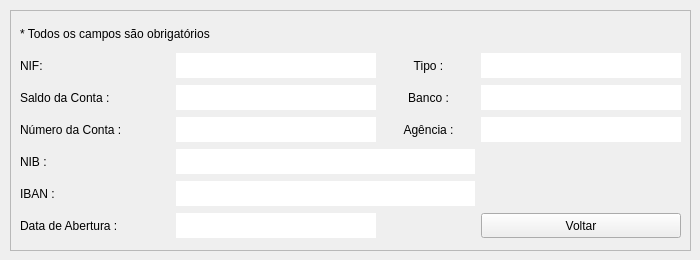
         <widget class="QWidget" name="tab_consultarConta">
          <attribute name="title">
           <string>Consultar Conta</string>
          </attribute>
          <widget class="QFrame" name="frame_consultarConta">
           <property name="geometry">
            <rect>
             <x>10</x>
             <y>10</y>
             <width>681</width>
             <height>241</height>
            </rect>
           </property>
           <property name="frameShape">
            <enum>QFrame::StyledPanel</enum>
           </property>
           <property name="frameShadow">
            <enum>QFrame::Raised</enum>
           </property>
           <layout class="QGridLayout" name="gridLayout_10">
            <item row="6" column="0">
             <widget class="QLabel" name="label_titConsultarIbanConta">
              <property name="minimumSize">
               <size>
                <width>150</width>
                <height>25</height>
               </size>
              </property>
              <property name="maximumSize">
               <size>
                <width>150</width>
                <height>25</height>
               </size>
              </property>
              <property name="styleSheet">
               <string notr="true">font: 12pt &quot;Segoe UI&quot;;</string>
              </property>
              <property name="text">
               <string>IBAN :</string>
              </property>
              <property name="alignment">
               <set>Qt::AlignJustify|Qt::AlignVCenter</set>
              </property>
             </widget>
            </item>
            <item row="2" column="0">
             <widget class="QLabel" name="label_titConsultarNifConta">
              <property name="minimumSize">
               <size>
                <width>150</width>
                <height>25</height>
               </size>
              </property>
              <property name="maximumSize">
               <size>
                <width>150</width>
                <height>25</height>
               </size>
              </property>
              <property name="styleSheet">
               <string notr="true">font: 12pt &quot;Segoe UI&quot;;</string>
              </property>
              <property name="text">
               <string>NIF:</string>
              </property>
              <property name="alignment">
               <set>Qt::AlignJustify|Qt::AlignVCenter</set>
              </property>
             </widget>
            </item>
            <item row="2" column="1" colspan="2">
             <widget class="QLabel" name="label_consultarNifConta">
              <property name="minimumSize">
               <size>
                <width>200</width>
                <height>25</height>
               </size>
              </property>
              <property name="maximumSize">
               <size>
                <width>200</width>
                <height>25</height>
               </size>
              </property>
              <property name="styleSheet">
               <string notr="true">background-color: rgb(255, 255, 255);
font: 12pt &quot;Segoe UI&quot;;</string>
              </property>
              <property name="text">
               <string/>
              </property>
              <property name="alignment">
               <set>Qt::AlignLeading|Qt::AlignLeft|Qt::AlignVCenter</set>
              </property>
             </widget>
            </item>
            <item row="4" column="0">
             <widget class="QLabel" name="label_titConsultarNumConta">
              <property name="minimumSize">
               <size>
                <width>150</width>
                <height>25</height>
               </size>
              </property>
              <property name="maximumSize">
               <size>
                <width>150</width>
                <height>25</height>
               </size>
              </property>
              <property name="styleSheet">
               <string notr="true">font: 12pt &quot;Segoe UI&quot;;</string>
              </property>
              <property name="text">
               <string>Número da Conta :</string>
              </property>
              <property name="alignment">
               <set>Qt::AlignJustify|Qt::AlignVCenter</set>
              </property>
             </widget>
            </item>
            <item row="5" column="0">
             <widget class="QLabel" name="label_titConsultarNibConta">
              <property name="minimumSize">
               <size>
                <width>150</width>
                <height>25</height>
               </size>
              </property>
              <property name="maximumSize">
               <size>
                <width>150</width>
                <height>25</height>
               </size>
              </property>
              <property name="styleSheet">
               <string notr="true">font: 12pt &quot;Segoe UI&quot;;</string>
              </property>
              <property name="text">
               <string>NIB :</string>
              </property>
              <property name="alignment">
               <set>Qt::AlignJustify|Qt::AlignVCenter</set>
              </property>
             </widget>
            </item>
            <item row="3" column="1" colspan="2">
             <widget class="QLabel" name="label_consultarSaldoConta">
              <property name="minimumSize">
               <size>
                <width>200</width>
                <height>25</height>
               </size>
              </property>
              <property name="maximumSize">
               <size>
                <width>200</width>
                <height>25</height>
               </size>
              </property>
              <property name="styleSheet">
               <string notr="true">background-color: rgb(255, 255, 255);
font: 12pt &quot;Segoe UI&quot;;</string>
              </property>
              <property name="text">
               <string/>
              </property>
              <property name="alignment">
               <set>Qt::AlignLeading|Qt::AlignLeft|Qt::AlignVCenter</set>
              </property>
             </widget>
            </item>
            <item row="7" column="1" colspan="2">
             <widget class="QLabel" name="label_consultarDataAberturaConta">
              <property name="minimumSize">
               <size>
                <width>200</width>
                <height>25</height>
               </size>
              </property>
              <property name="maximumSize">
               <size>
                <width>200</width>
                <height>25</height>
               </size>
              </property>
              <property name="styleSheet">
               <string notr="true">background-color: rgb(255, 255, 255);
font: 12pt &quot;Segoe UI&quot;;</string>
              </property>
              <property name="text">
               <string/>
              </property>
              <property name="alignment">
               <set>Qt::AlignLeading|Qt::AlignLeft|Qt::AlignVCenter</set>
              </property>
             </widget>
            </item>
            <item row="3" column="0">
             <widget class="QLabel" name="label_titConsultarSaldoConta">
              <property name="minimumSize">
               <size>
                <width>150</width>
                <height>25</height>
               </size>
              </property>
              <property name="maximumSize">
               <size>
                <width>150</width>
                <height>25</height>
               </size>
              </property>
              <property name="styleSheet">
               <string notr="true">font: 12pt &quot;Segoe UI&quot;;</string>
              </property>
              <property name="text">
               <string>Saldo da Conta :</string>
              </property>
              <property name="alignment">
               <set>Qt::AlignJustify|Qt::AlignVCenter</set>
              </property>
             </widget>
            </item>
            <item row="4" column="1" colspan="2">
             <widget class="QLabel" name="label_consultarNumConta">
              <property name="minimumSize">
               <size>
                <width>200</width>
                <height>25</height>
               </size>
              </property>
              <property name="maximumSize">
               <size>
                <width>200</width>
                <height>25</height>
               </size>
              </property>
              <property name="styleSheet">
               <string notr="true">background-color: rgb(255, 255, 255);
font: 12pt &quot;Segoe UI&quot;;</string>
              </property>
              <property name="text">
               <string/>
              </property>
              <property name="alignment">
               <set>Qt::AlignLeading|Qt::AlignLeft|Qt::AlignVCenter</set>
              </property>
             </widget>
            </item>
            <item row="0" column="0" colspan="2">
             <widget class="QLabel" name="label_11">
              <property name="minimumSize">
               <size>
                <width>0</width>
                <height>25</height>
               </size>
              </property>
              <property name="maximumSize">
               <size>
                <width>16777215</width>
                <height>25</height>
               </size>
              </property>
              <property name="text">
               <string>* Todos os campos são obrigatórios</string>
              </property>
             </widget>
            </item>
            <item row="5" column="1" colspan="3">
             <widget class="QLabel" name="label_consultarNibConta">
              <property name="minimumSize">
               <size>
                <width>0</width>
                <height>25</height>
               </size>
              </property>
              <property name="maximumSize">
               <size>
                <width>16777215</width>
                <height>25</height>
               </size>
              </property>
              <property name="styleSheet">
               <string notr="true">background-color: rgb(255, 255, 255);
font: 12pt &quot;Segoe UI&quot;;</string>
              </property>
              <property name="text">
               <string/>
              </property>
              <property name="alignment">
               <set>Qt::AlignLeading|Qt::AlignLeft|Qt::AlignVCenter</set>
              </property>
             </widget>
            </item>
            <item row="7" column="0">
             <widget class="QLabel" name="label_titConsultarDataAberturaConta">
              <property name="minimumSize">
               <size>
                <width>150</width>
                <height>25</height>
               </size>
              </property>
              <property name="maximumSize">
               <size>
                <width>150</width>
                <height>25</height>
               </size>
              </property>
              <property name="styleSheet">
               <string notr="true">font: 12pt &quot;Segoe UI&quot;;</string>
              </property>
              <property name="text">
               <string>Data de Abertura :</string>
              </property>
              <property name="alignment">
               <set>Qt::AlignJustify|Qt::AlignVCenter</set>
              </property>
             </widget>
            </item>
            <item row="4" column="3">
             <widget class="QLabel" name="label_titConsultarAgencia">
              <property name="minimumSize">
               <size>
                <width>0</width>
                <height>25</height>
               </size>
              </property>
              <property name="maximumSize">
               <size>
                <width>150</width>
                <height>25</height>
               </size>
              </property>
              <property name="styleSheet">
               <string notr="true">font: 12pt &quot;Segoe UI&quot;;</string>
              </property>
              <property name="text">
               <string>Agência :</string>
              </property>
              <property name="alignment">
               <set>Qt::AlignCenter</set>
              </property>
             </widget>
            </item>
            <item row="3" column="3">
             <widget class="QLabel" name="label_titConsultarBancoConta">
              <property name="minimumSize">
               <size>
                <width>0</width>
                <height>25</height>
               </size>
              </property>
              <property name="maximumSize">
               <size>
                <width>150</width>
                <height>25</height>
               </size>
              </property>
              <property name="styleSheet">
               <string notr="true">font: 12pt &quot;Segoe UI&quot;;</string>
              </property>
              <property name="text">
               <string>Banco :</string>
              </property>
              <property name="alignment">
               <set>Qt::AlignCenter</set>
              </property>
             </widget>
            </item>
            <item row="2" column="3">
             <widget class="QLabel" name="label_titConsultarTipoConta">
              <property name="minimumSize">
               <size>
                <width>0</width>
                <height>25</height>
               </size>
              </property>
              <property name="maximumSize">
               <size>
                <width>150</width>
                <height>25</height>
               </size>
              </property>
              <property name="styleSheet">
               <string notr="true">font: 12pt &quot;Segoe UI&quot;;</string>
              </property>
              <property name="text">
               <string>Tipo :</string>
              </property>
              <property name="alignment">
               <set>Qt::AlignCenter</set>
              </property>
             </widget>
            </item>
            <item row="4" column="4">
             <widget class="QLabel" name="label_consultarAgenciaConta">
              <property name="minimumSize">
               <size>
                <width>200</width>
                <height>25</height>
               </size>
              </property>
              <property name="maximumSize">
               <size>
                <width>200</width>
                <height>25</height>
               </size>
              </property>
              <property name="styleSheet">
               <string notr="true">background-color: rgb(255, 255, 255);
font: 12pt &quot;Segoe UI&quot;;</string>
              </property>
              <property name="text">
               <string/>
              </property>
             </widget>
            </item>
            <item row="3" column="4">
             <widget class="QLabel" name="label_consultarBancoConta">
              <property name="minimumSize">
               <size>
                <width>200</width>
                <height>25</height>
               </size>
              </property>
              <property name="maximumSize">
               <size>
                <width>200</width>
                <height>25</height>
               </size>
              </property>
              <property name="styleSheet">
               <string notr="true">background-color: rgb(255, 255, 255);
font: 12pt &quot;Segoe UI&quot;;</string>
              </property>
              <property name="text">
               <string/>
              </property>
             </widget>
            </item>
            <item row="2" column="4">
             <widget class="QLabel" name="label_consultarTipoConta">
              <property name="minimumSize">
               <size>
                <width>200</width>
                <height>25</height>
               </size>
              </property>
              <property name="maximumSize">
               <size>
                <width>200</width>
                <height>25</height>
               </size>
              </property>
              <property name="styleSheet">
               <string notr="true">background-color: rgb(255, 255, 255);
font: 12pt &quot;Segoe UI&quot;;</string>
              </property>
              <property name="text">
               <string/>
              </property>
             </widget>
            </item>
            <item row="7" column="4">
             <widget class="QPushButton" name="pushButton_voltarListaContas">
              <property name="enabled">
               <bool>true</bool>
              </property>
              <property name="minimumSize">
               <size>
                <width>200</width>
                <height>25</height>
               </size>
              </property>
              <property name="maximumSize">
               <size>
                <width>200</width>
                <height>25</height>
               </size>
              </property>
              <property name="autoFillBackground">
               <bool>false</bool>
              </property>
              <property name="styleSheet">
               <string notr="true">font: 12pt &quot;Segoe UI&quot;;</string>
              </property>
              <property name="text">
               <string>Voltar</string>
              </property>
             </widget>
            </item>
            <item row="6" column="1" colspan="3">
             <widget class="QLabel" name="label_consultarIbanConta">
              <property name="minimumSize">
               <size>
                <width>0</width>
                <height>25</height>
               </size>
              </property>
              <property name="maximumSize">
               <size>
                <width>16777215</width>
                <height>25</height>
               </size>
              </property>
              <property name="styleSheet">
               <string notr="true">background-color: rgb(255, 255, 255);
font: 12pt &quot;Segoe UI&quot;;</string>
              </property>
              <property name="text">
               <string/>
              </property>
              <property name="alignment">
               <set>Qt::AlignLeading|Qt::AlignLeft|Qt::AlignVCenter</set>
              </property>
             </widget>
            </item>
           </layout>
          </widget>
         </widget>
